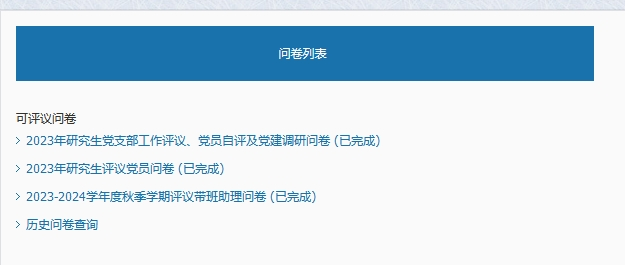
#> input picture 1.png, 625 x 265 px
$ python SH.py
#> lines starting #> are read from the running program, lines starting #| are printed output that depends on the picture; long printed decimals are rounded
import cv2
import numpy as np
import math
import time
from scipy.special import sph_harm


class OctahedralMapping:
    @staticmethod
    def uv2xyz(uv: np.ndarray) -> np.ndarray:
        xy = uv * 2 - 1
        z = 1 - np.sum(np.abs(xy))
        if z < 0:
            xo = xy[0]
            xy[0] = 0.5 * (1 - np.abs(xy[1])) * np.sign(xo)
            xy[1] = 0.5 * (1 - np.abs(xo)) * np.sign(xy[1])
        xyz = np.array([xy[0], xy[1], z])
        xyz /= np.linalg.norm(xyz)
        return xyz

    @staticmethod
    def xyz2uv(xyz: np.ndarray) -> np.ndarray:
        xyz /= np.sum(np.abs(xyz))
        if xyz[2] >= 0:
            uv = xyz[:2]
        else:
            uv = np.array([
                (1 - np.abs(xyz[1])) * np.sign(xyz[0]),
                (1 - np.abs(xyz[0])) * np.sign(xyz[1])
            ])
        uv = (uv + 1) / 2
        return uv


def testOctahedralMapping():
    uv = np.array([0.6, 0.7])
    print(uv)
    xyz = OctahedralMapping.uv2xyz(uv)
    print(xyz)
    uv_remapped = OctahedralMapping.xyz2uv(xyz)
    print(uv_remapped)


def testSH():
    # timing
    time_start = time.time()

    # 读取图像
    image = cv2.imread('1.png', cv2.IMREAD_GRAYSCALE)
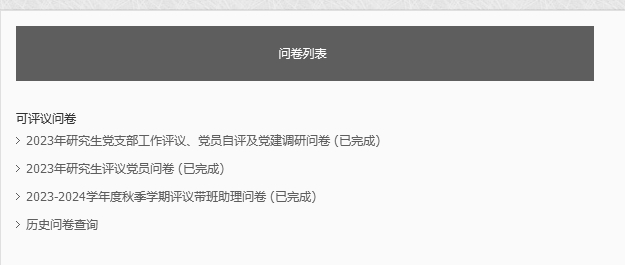
#> image: shape (265, 625); min 49, max 255, mean 215.8
    image = 255 - image
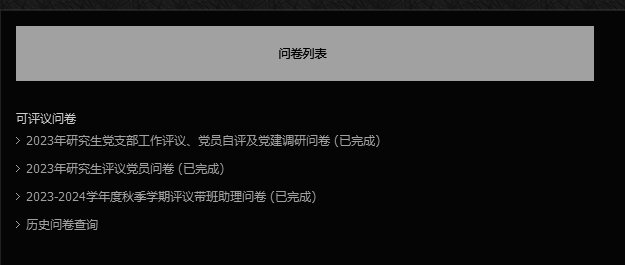
#> image: shape (265, 625); min 0, max 206, mean 39.2
    print(f'Image shape = {image.shape}, range = [{np.min(image)}, {np.max(image)}], average = {np.mean(image)}')
#| Image shape = (265, 625), range = [0, 206], average = 39.217

    # 图像转换为球面坐标系
    height, width = image.shape
#> height = 265; width = 625
    u_grid, v_grid = np.mgrid[0:1:complex(0, height), 0:1:complex(0, width)]
    # calculate xyz from uv as grid
    uv_grid = np.dstack((u_grid, v_grid))  # shape=(height, width, 2)

    # Mapping 1
    # apply OctahedralMapping.uv2xyz to uv_grid (this function accept shape=(2,) and return shape=(3,))
    xyz_grid = np.apply_along_axis(OctahedralMapping.uv2xyz, 2, uv_grid)
    # get theta, phi from xyz
    theta, phi = np.arccos(xyz_grid[..., 2]), np.arctan2(xyz_grid[..., 1], xyz_grid[..., 0])

    # Mapping 2
    # map uv directly to theta, phi
    theta, phi = np.pi * u_grid, 2 * np.pi * v_grid

    phi[phi < 0] += 2 * np.pi
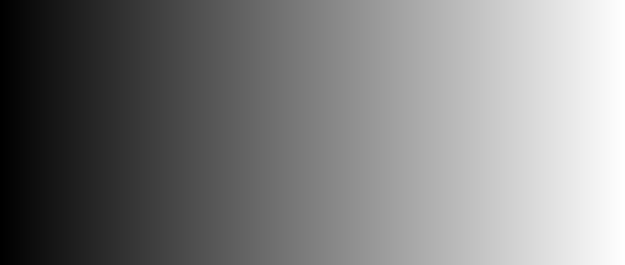
#> phi: shape (265, 625) float64; min 0, max 6.28, mean 3.14; drawn with min black and max white

    # 计算球谐函数
    num_sh = 4  # 球谐函数阶数
    sh_coeffs = np.zeros((num_sh, num_sh))
    for n in range(num_sh):
        for m in range(-n, n + 1):
            # 计算球谐函数系数
            k = math.sqrt((2 * n + 1) * math.factorial(n - m) / (4 * math.pi * math.factorial(n + m)))
            sh_coeffs[n, m] = np.sum(image * sph_harm(m, n, phi, theta).real) * k
#> after the loop, sh_coeffs = [[516885, 0, 0, 0], [913682.2, 23296.8, 0, -46593.6], [1015923.6, 31165.5, -7035.7, -186992.8], [484370.1, 24546.4, -5997, 1386.6]]
    sh_coeffs /= (width * height)
#> sh_coeffs = [[3.12, 0, 0, 0], [5.52, 0.141, 0, -0.281], [6.13, 0.188, -0.0425, -1.13], [2.92, 0.148, -0.0362, 0.00837]]
    print(f'SH coefficients shape = {sh_coeffs.shape}, range = [{np.min(sh_coeffs)}, {np.max(sh_coeffs)}], average = {np.mean(sh_coeffs)}')
#| SH coefficients shape = (4, 4), range = [-1.129, 6.134], average = 1.043

    # 重建图像
    reconstructed_image = np.zeros_like(image, dtype=np.float64)
    for n in range(num_sh):
        for m in range(-n, n + 1):
            # 重建图像
            reconstructed_image += sh_coeffs[n, m] * sph_harm(m, n, phi, theta).real
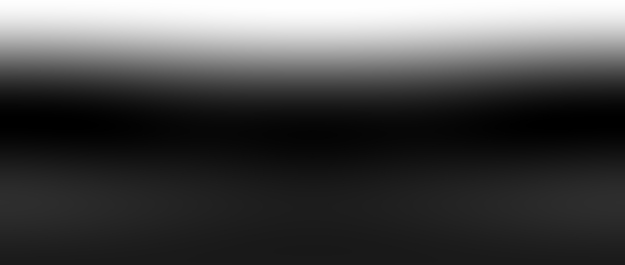
#> reconstructed_image: shape (265, 625) float64; min -1.25, max 9.66, mean 1.86; drawn with min black and max white

    # 将重建图像限制在0到255之间
    # reconstructed_image = np.clip(reconstructed_image, 0, 255).astype(np.uint8)
    print(
        f'Reconstructed image shape = {reconstructed_image.shape}, '
        f'range = [{np.min(reconstructed_image)}, {np.max(reconstructed_image)}], average = {np.mean(reconstructed_image)}')
#| Reconstructed image shape = (265, 625), range = [-1.246, 9.660], average = 1.858

    time_end = time.time()
    print('Time cost =', time_end - time_start, 's')

    # 显示原始图像和重建图像
    cv2.imshow('Original Image', image)
    cv2.imshow('Reconstructed Image', reconstructed_image)
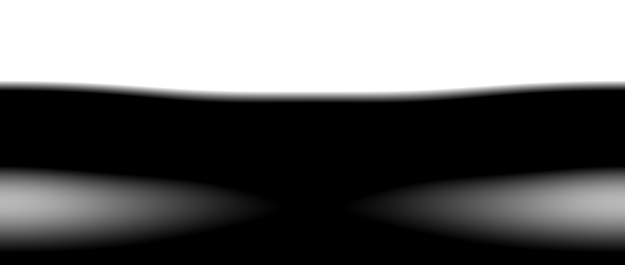
#> window 'Reconstructed Image': shape (265, 625); min 0, max 255, mean 103.8
    cv2.waitKey(0)
    cv2.destroyAllWindows()


if __name__ == '__main__':
    # testOctahedralMapping()
    testSH()
